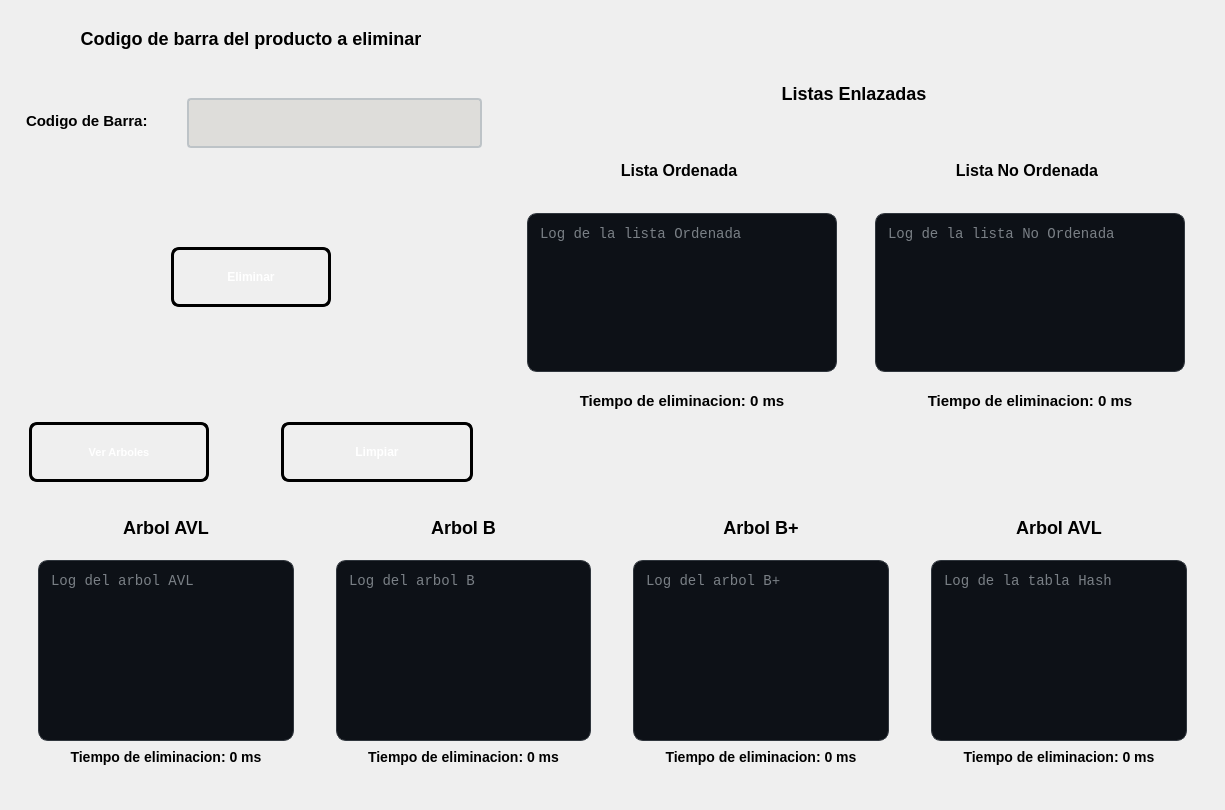
<?xml version="1.0" encoding="UTF-8"?>
<ui version="4.0">
 <class>PantallaEliminarProducto</class>
 <widget class="QWidget" name="PantallaEliminarProducto">
  <property name="geometry">
   <rect>
    <x>0</x>
    <y>0</y>
    <width>1225</width>
    <height>810</height>
   </rect>
  </property>
  <property name="windowTitle">
   <string>Form</string>
  </property>
  <layout class="QVBoxLayout" name="verticalLayout_2">
   <item>
    <layout class="QHBoxLayout" name="horizontalLayout">
     <property name="spacing">
      <number>3</number>
     </property>
     <item>
      <layout class="QVBoxLayout" name="verticalLayout">
       <item>
        <widget class="QLabel" name="labelEntrada">
         <property name="minimumSize">
          <size>
           <width>480</width>
           <height>60</height>
          </size>
         </property>
         <property name="maximumSize">
          <size>
           <width>450</width>
           <height>60</height>
          </size>
         </property>
         <property name="styleSheet">
          <string notr="true">QLabel#labelEntrada {        
 
    color: qlineargradient(x1:0, y1:0, x2:1, y2:1, 
	stop:0 rgb(0, 0, 0), 
	stop:1 rgb(77, 5, 57));

  	 font-size: 18px;
    font-weight: bold;
    font-family: &quot;Segoe UI&quot;, Arial;
    
    background: transparent;
    padding: 2px;
    margin-bottom: 5px;
}

</string>
         </property>
         <property name="text">
          <string>Codigo de barra del producto a eliminar</string>
         </property>
         <property name="alignment">
          <set>Qt::AlignmentFlag::AlignCenter</set>
         </property>
        </widget>
       </item>
       <item>
        <widget class="QWidget" name="widget_16" native="true">
         <property name="minimumSize">
          <size>
           <width>480</width>
           <height>300</height>
          </size>
         </property>
         <property name="maximumSize">
          <size>
           <width>450</width>
           <height>16777215</height>
          </size>
         </property>
         <layout class="QVBoxLayout" name="verticalLayout_8">
          <item>
           <layout class="QHBoxLayout" name="horizontalLayout_3">
            <item>
             <widget class="QLabel" name="labelBarra">
              <property name="minimumSize">
               <size>
                <width>161</width>
                <height>80</height>
               </size>
              </property>
              <property name="maximumSize">
               <size>
                <width>16777215</width>
                <height>80</height>
               </size>
              </property>
              <property name="styleSheet">
               <string notr="true">QLabel#labelBarra {        
 
    color: qlineargradient(x1:0, y1:0, x2:1, y2:1, 
	stop:0 rgb(0, 0, 0), 
	stop:1 rgb(8, 2, 48));

  	 font-size: 15px;
    font-weight: bold;
    font-family: &quot;Segoe UI&quot;, Arial;
    
    background: transparent;
    padding: 2px;
    margin-bottom: 5px;
}

</string>
              </property>
              <property name="text">
               <string>Codigo de Barra:</string>
              </property>
              <property name="alignment">
               <set>Qt::AlignmentFlag::AlignLeading|Qt::AlignmentFlag::AlignLeft|Qt::AlignmentFlag::AlignVCenter</set>
              </property>
             </widget>
            </item>
            <item>
             <widget class="QLineEdit" name="textBarra">
              <property name="minimumSize">
               <size>
                <width>150</width>
                <height>50</height>
               </size>
              </property>
              <property name="maximumSize">
               <size>
                <width>16777215</width>
                <height>50</height>
               </size>
              </property>
              <property name="styleSheet">
               <string notr="true">QLineEdit#textBarra {
    border: 2px solid #bdc3c7;
    border-radius: 4px;
    padding: 5px 10px;
    background-color: rgb(222, 221, 218);
	font-size: 15px;
    color: black;
    selection-background-color: #3498db;
}

QLineEdit#textBarra:focus {
    border: 2px solid #3498db;
    background-color: #ffffff;
}

QLineEdit#textBarra:disabled {
    background-color: rgba(0, 0, 0, 50);
    color: rgba(255, 255, 255, 60);      
    border: 1px dashed rgba(255, 255, 255, 30); 
}</string>
              </property>
             </widget>
            </item>
           </layout>
          </item>
          <item>
           <widget class="QWidget" name="widget_6" native="true">
            <layout class="QHBoxLayout" name="horizontalLayout_4">
             <item>
              <spacer name="horizontalSpacer">
               <property name="orientation">
                <enum>Qt::Orientation::Horizontal</enum>
               </property>
               <property name="sizeHint" stdset="0">
                <size>
                 <width>133</width>
                 <height>20</height>
                </size>
               </property>
              </spacer>
             </item>
             <item>
              <widget class="QPushButton" name="btnEliminar">
               <property name="minimumSize">
                <size>
                 <width>160</width>
                 <height>60</height>
                </size>
               </property>
               <property name="styleSheet">
                <string notr="true">QPushButton#btnEliminar {
    background-color: qlineargradient(spread:pad, x1:0, y1:0, x2:1, y2:1, 
                        stop:0 rgb(50, 143, 42), 
                        stop:1 rgb(255, 163, 72));
    
    border: 3px solid black;
    border-radius: 8px;
    
    color: white;
    font-family: &quot;Arial Black&quot;, Gadget, sans-serif;
    font-size: 12px;
    font-weight: bold;
    text-transform: uppercase;
    
    padding: 10px 25px;
}

QPushButton#btnEliminar:hover {
    background-color: qlineargradient(spread:pad, x1:0, y1:0, x2:1, y2:1, 
                        stop:0 rgba(41, 128, 185, 255), 
                        stop:1 rgba(142, 68, 173, 255));
    border-color: #f1c40f;
}


QPushButton#btnEliminar:pressed {
    background-color: #2c3e50;
    padding-top: 12px;
    padding-left: 27px;
}</string>
               </property>
               <property name="text">
                <string>Eliminar</string>
               </property>
              </widget>
             </item>
             <item>
              <spacer name="horizontalSpacer_2">
               <property name="orientation">
                <enum>Qt::Orientation::Horizontal</enum>
               </property>
               <property name="sizeHint" stdset="0">
                <size>
                 <width>133</width>
                 <height>20</height>
                </size>
               </property>
              </spacer>
             </item>
            </layout>
           </widget>
          </item>
          <item>
           <widget class="QWidget" name="widget_2" native="true">
            <property name="minimumSize">
             <size>
              <width>260</width>
              <height>90</height>
             </size>
            </property>
            <property name="maximumSize">
             <size>
              <width>16777215</width>
              <height>60</height>
             </size>
            </property>
            <layout class="QHBoxLayout" name="horizontalLayout_9">
             <item>
              <widget class="QPushButton" name="btnVerArboles">
               <property name="minimumSize">
                <size>
                 <width>180</width>
                 <height>60</height>
                </size>
               </property>
               <property name="maximumSize">
                <size>
                 <width>150</width>
                 <height>16777215</height>
                </size>
               </property>
               <property name="styleSheet">
                <string notr="true">QPushButton#btnVerArboles {
    background-color: qlineargradient(spread:pad, x1:0, y1:0, x2:1, y2:1, 
                        stop:0 rgb(8, 2, 48), 
                        stop:1 rgb(255, 163, 72));
    
    border: 3px solid black;
    border-radius: 8px;
    
    color: white;
    font-family: &quot;Arial Black&quot;, Gadget, sans-serif;
    font-size: 11px;
    font-weight: bold;
    text-transform: uppercase;
    
    padding: 10px 25px;
}

QPushButton#btnVerArboles:hover {
    background-color: qlineargradient(spread:pad, x1:0, y1:0, x2:1, y2:1, 
                        stop:0 rgba(41, 128, 185, 255), 
                        stop:1 rgba(142, 68, 173, 255));
    border-color: #f1c40f;
}


QPushButton#btnVerArboles:pressed {
    background-color: #2c3e50;
    padding-top: 12px;
    padding-left: 27px;
}</string>
               </property>
               <property name="text">
                <string>Ver Arboles</string>
               </property>
              </widget>
             </item>
             <item>
              <widget class="QWidget" name="widget_12" native="true">
               <property name="minimumSize">
                <size>
                 <width>60</width>
                 <height>50</height>
                </size>
               </property>
               <property name="maximumSize">
                <size>
                 <width>60</width>
                 <height>50</height>
                </size>
               </property>
              </widget>
             </item>
             <item>
              <widget class="QPushButton" name="btnLimpiar">
               <property name="minimumSize">
                <size>
                 <width>160</width>
                 <height>60</height>
                </size>
               </property>
               <property name="styleSheet">
                <string notr="true">QPushButton#btnLimpiar {
    background-color: qlineargradient(spread:pad, x1:0, y1:0, x2:1, y2:1, 
                        stop:0 rgb(198, 70, 0), 
                        stop:1 rgb(192, 97, 203));
    
    border: 3px solid black;
    border-radius: 8px;
    
    color: white;
    font-family: &quot;Arial Black&quot;, Gadget, sans-serif;
    font-size: 12px;
    font-weight: bold;
    text-transform: uppercase;
    
    padding: 10px 25px;
}

QPushButton#btnLimpiar:hover {
    background-color: qlineargradient(spread:pad, x1:0, y1:0, x2:1, y2:1, 
                        stop:0 rgba(41, 128, 185, 255), 
                        stop:1 rgba(142, 68, 173, 255));
    border-color: #f1c40f;
}


QPushButton#btnLimpiar:pressed {
    background-color: #2c3e50;
    padding-top: 12px;
    padding-left: 27px;
}</string>
               </property>
               <property name="text">
                <string>Limpiar</string>
               </property>
              </widget>
             </item>
            </layout>
           </widget>
          </item>
         </layout>
        </widget>
       </item>
      </layout>
     </item>
     <item>
      <widget class="QWidget" name="widget_3" native="true">
       <property name="minimumSize">
        <size>
         <width>715</width>
         <height>480</height>
        </size>
       </property>
       <property name="maximumSize">
        <size>
         <width>16777215</width>
         <height>500</height>
        </size>
       </property>
       <layout class="QVBoxLayout" name="verticalLayout_3">
        <property name="spacing">
         <number>4</number>
        </property>
        <property name="leftMargin">
         <number>4</number>
        </property>
        <property name="topMargin">
         <number>4</number>
        </property>
        <property name="rightMargin">
         <number>4</number>
        </property>
        <property name="bottomMargin">
         <number>4</number>
        </property>
        <item>
         <widget class="QWidget" name="widget_4" native="true">
          <property name="minimumSize">
           <size>
            <width>300</width>
            <height>0</height>
           </size>
          </property>
          <property name="maximumSize">
           <size>
            <width>16777215</width>
            <height>400</height>
           </size>
          </property>
          <layout class="QVBoxLayout" name="verticalLayout_12">
           <property name="spacing">
            <number>3</number>
           </property>
           <property name="leftMargin">
            <number>5</number>
           </property>
           <property name="topMargin">
            <number>5</number>
           </property>
           <property name="rightMargin">
            <number>5</number>
           </property>
           <property name="bottomMargin">
            <number>5</number>
           </property>
           <item>
            <widget class="QLabel" name="labelListas">
             <property name="minimumSize">
              <size>
               <width>150</width>
               <height>80</height>
              </size>
             </property>
             <property name="maximumSize">
              <size>
               <width>16777215</width>
               <height>80</height>
              </size>
             </property>
             <property name="styleSheet">
              <string notr="true">QLabel#labelListas {        
 
    color: qlineargradient(x1:0, y1:0, x2:1, y2:1, 
	stop:0 rgb(0, 0, 0), 
	stop:1 rgb(77, 5, 57));

  	 font-size: 18px;
    font-weight: bold;
    font-family: &quot;Segoe UI&quot;, Arial;
    
    background: transparent;
    padding: 2px;
    margin-bottom: 5px;
}

</string>
             </property>
             <property name="text">
              <string>Listas Enlazadas</string>
             </property>
             <property name="alignment">
              <set>Qt::AlignmentFlag::AlignCenter</set>
             </property>
            </widget>
           </item>
           <item>
            <layout class="QHBoxLayout" name="horizontalLayout_11">
             <property name="spacing">
              <number>2</number>
             </property>
             <item>
              <widget class="QWidget" name="widget_7" native="true">
               <property name="minimumSize">
                <size>
                 <width>340</width>
                 <height>290</height>
                </size>
               </property>
               <property name="maximumSize">
                <size>
                 <width>304</width>
                 <height>320</height>
                </size>
               </property>
               <layout class="QVBoxLayout" name="verticalLayout_11">
                <item>
                 <widget class="QLabel" name="labelListaOrdenada">
                  <property name="minimumSize">
                   <size>
                    <width>150</width>
                    <height>50</height>
                   </size>
                  </property>
                  <property name="styleSheet">
                   <string notr="true">QLabel#labelListaOrdenada {        
 
    color: qlineargradient(x1:0, y1:0, x2:1, y2:1, 
	stop:0 rgb(0, 0, 0), 
	stop:1 rgb(77, 5, 57));

  	 font-size: 16px;
    font-weight: bold;
    font-family: &quot;Segoe UI&quot;, Arial;
    
    background: transparent;
    padding: 2px;
    margin-bottom: 5px;
}

</string>
                  </property>
                  <property name="text">
                   <string>Lista Ordenada</string>
                  </property>
                  <property name="alignment">
                   <set>Qt::AlignmentFlag::AlignCenter</set>
                  </property>
                 </widget>
                </item>
                <item>
                 <widget class="QWidget" name="widget_5" native="true">
                  <property name="minimumSize">
                   <size>
                    <width>250</width>
                    <height>200</height>
                   </size>
                  </property>
                  <layout class="QVBoxLayout" name="verticalLayout_9">
                   <item>
                    <widget class="QTextEdit" name="textEditListOrdenada">
                     <property name="minimumSize">
                      <size>
                       <width>310</width>
                       <height>100</height>
                      </size>
                     </property>
                     <property name="styleSheet">
                      <string notr="true">QTextEdit#textEditListOrdenada{
    background-color: #0D1117;   
    color: #E6EDF3;               
    border: 1px solid #30363D;     
    border-radius: 10px;          
    padding: 8px;
    font-family: Consolas, monospace;
  font-size: 14px;
}</string>
                     </property>
                     <property name="placeholderText">
                      <string>Log de la lista Ordenada</string>
                     </property>
                    </widget>
                   </item>
                   <item>
                    <widget class="QLabel" name="labelTiempoListOrdenada">
                     <property name="minimumSize">
                      <size>
                       <width>310</width>
                       <height>50</height>
                      </size>
                     </property>
                     <property name="styleSheet">
                      <string notr="true">QLabel#labelTiempoListOrdenada {        
 
    color: qlineargradient(x1:0, y1:0, x2:1, y2:1, 
	stop:0 rgb(0, 0, 0), 
	stop:1 rgb(8, 2, 48));

  	 font-size: 15px;
    font-weight: bold;
    font-family: &quot;Segoe UI&quot;, Arial;
    
    background: transparent;
    padding: 2px;
    margin-bottom: 5px;
}

</string>
                     </property>
                     <property name="text">
                      <string>Tiempo de eliminacion: 0 ms</string>
                     </property>
                     <property name="alignment">
                      <set>Qt::AlignmentFlag::AlignCenter</set>
                     </property>
                    </widget>
                   </item>
                  </layout>
                 </widget>
                </item>
               </layout>
              </widget>
             </item>
             <item>
              <widget class="QWidget" name="widget_8" native="true">
               <property name="minimumSize">
                <size>
                 <width>340</width>
                 <height>290</height>
                </size>
               </property>
               <property name="maximumSize">
                <size>
                 <width>340</width>
                 <height>320</height>
                </size>
               </property>
               <layout class="QVBoxLayout" name="verticalLayout_4">
                <item>
                 <widget class="QLabel" name="labelListaNoOrdenada">
                  <property name="minimumSize">
                   <size>
                    <width>150</width>
                    <height>50</height>
                   </size>
                  </property>
                  <property name="styleSheet">
                   <string notr="true">QLabel#labelListaNoOrdenada {        
 
    color: qlineargradient(x1:0, y1:0, x2:1, y2:1, 
	stop:0 rgb(0, 0, 0), 
	stop:1 rgb(77, 5, 57));

  	 font-size: 16px;
    font-weight: bold;
    font-family: &quot;Segoe UI&quot;, Arial;
    
    background: transparent;
    padding: 2px;
    margin-bottom: 5px;
}

</string>
                  </property>
                  <property name="text">
                   <string>Lista No Ordenada</string>
                  </property>
                  <property name="alignment">
                   <set>Qt::AlignmentFlag::AlignCenter</set>
                  </property>
                 </widget>
                </item>
                <item>
                 <widget class="QWidget" name="widget_14" native="true">
                  <property name="minimumSize">
                   <size>
                    <width>250</width>
                    <height>200</height>
                   </size>
                  </property>
                  <layout class="QVBoxLayout" name="verticalLayout_10">
                   <item>
                    <widget class="QTextEdit" name="textEditListNoOrdenada">
                     <property name="minimumSize">
                      <size>
                       <width>310</width>
                       <height>100</height>
                      </size>
                     </property>
                     <property name="styleSheet">
                      <string notr="true">QTextEdit#textEditListNoOrdenada{
    background-color: #0D1117;   
    color: #E6EDF3;               
    border: 1px solid #30363D;     
    border-radius: 10px;          
    padding: 8px;
    font-family: Consolas, monospace;
  font-size: 14px;
}</string>
                     </property>
                     <property name="placeholderText">
                      <string>Log de la lista No Ordenada</string>
                     </property>
                    </widget>
                   </item>
                   <item>
                    <widget class="QLabel" name="labelTiempoListNoOrdenada">
                     <property name="minimumSize">
                      <size>
                       <width>310</width>
                       <height>50</height>
                      </size>
                     </property>
                     <property name="styleSheet">
                      <string notr="true">QLabel#labelTiempoListNoOrdenada {        
 
    color: qlineargradient(x1:0, y1:0, x2:1, y2:1, 
	stop:0 rgb(0, 0, 0), 
	stop:1 rgb(8, 2, 48));

  	 font-size: 15px;
    font-weight: bold;
    font-family: &quot;Segoe UI&quot;, Arial;
    
    background: transparent;
    padding: 2px;
    margin-bottom: 5px;
}

</string>
                     </property>
                     <property name="text">
                      <string>Tiempo de eliminacion: 0 ms</string>
                     </property>
                     <property name="alignment">
                      <set>Qt::AlignmentFlag::AlignCenter</set>
                     </property>
                    </widget>
                   </item>
                  </layout>
                 </widget>
                </item>
               </layout>
              </widget>
             </item>
            </layout>
           </item>
          </layout>
         </widget>
        </item>
       </layout>
      </widget>
     </item>
    </layout>
   </item>
   <item>
    <widget class="QWidget" name="widget" native="true">
     <property name="styleSheet">
      <string notr="true"/>
     </property>
     <layout class="QHBoxLayout" name="horizontalLayout_2">
      <item>
       <widget class="QWidget" name="widget_content_2" native="true">
        <layout class="QVBoxLayout" name="verticalLayout_6">
         <item>
          <widget class="QLabel" name="labelArbolAvl">
           <property name="styleSheet">
            <string notr="true">QLabel#labelArbolAvl {        
 
    color: qlineargradient(x1:0, y1:0, x2:1, y2:1, 
	stop:0 rgb(0, 0, 0), 
	stop:1 rgb(77, 5, 57));

  	 font-size: 18px;
    font-weight: bold;
    font-family: &quot;Segoe UI&quot;, Arial;
    
    background: transparent;
    padding: 2px;
    margin-bottom: 5px;
}

</string>
           </property>
           <property name="text">
            <string>Arbol AVL</string>
           </property>
           <property name="alignment">
            <set>Qt::AlignmentFlag::AlignCenter</set>
           </property>
          </widget>
         </item>
         <item>
          <widget class="QWidget" name="widget_9" native="true">
           <property name="minimumSize">
            <size>
             <width>0</width>
             <height>200</height>
            </size>
           </property>
           <property name="maximumSize">
            <size>
             <width>16777215</width>
             <height>250</height>
            </size>
           </property>
           <layout class="QVBoxLayout" name="verticalLayout_13">
            <item>
             <widget class="QTextEdit" name="textArbolAvl">
              <property name="styleSheet">
               <string notr="true">QTextEdit#textArbolAvl{
    background-color: #0D1117;   
    color: #E6EDF3;               
    border: 1px solid #30363D;     
    border-radius: 10px;          
    padding: 8px;
    font-family: Consolas, monospace;
    font-size: 14px;
}</string>
              </property>
              <property name="placeholderText">
               <string>Log del arbol AVL</string>
              </property>
             </widget>
            </item>
            <item>
             <widget class="QLabel" name="labelTiempoAvl">
              <property name="styleSheet">
               <string notr="true">QLabel#labelTiempoAvl {        
 
    color: qlineargradient(x1:0, y1:0, x2:1, y2:1, 
	stop:0 rgb(0, 0, 0), 
	stop:1 rgb(8, 2, 48));

   	 font-size: 14px;
    font-weight: bold;
    font-family: &quot;Segoe UI&quot;, Arial;
    
    background: transparent;
    padding: 2px;
    margin-bottom: 5px;
}

</string>
              </property>
              <property name="text">
               <string>Tiempo de eliminacion: 0 ms</string>
              </property>
              <property name="alignment">
               <set>Qt::AlignmentFlag::AlignCenter</set>
              </property>
             </widget>
            </item>
           </layout>
          </widget>
         </item>
        </layout>
       </widget>
      </item>
      <item>
       <widget class="QWidget" name="widget_content_3" native="true">
        <layout class="QVBoxLayout" name="verticalLayout_5">
         <item>
          <widget class="QLabel" name="labelArbolB">
           <property name="styleSheet">
            <string notr="true">QLabel#labelArbolB {        
 
    color: qlineargradient(x1:0, y1:0, x2:1, y2:1, 
	stop:0 rgb(0, 0, 0), 
	stop:1 rgb(77, 5, 57));

  	 font-size: 18px;
    font-weight: bold;
    font-family: &quot;Segoe UI&quot;, Arial;
    
    background: transparent;
    padding: 2px;
    margin-bottom: 5px;
}

</string>
           </property>
           <property name="text">
            <string>Arbol B</string>
           </property>
           <property name="alignment">
            <set>Qt::AlignmentFlag::AlignCenter</set>
           </property>
          </widget>
         </item>
         <item>
          <widget class="QWidget" name="widget_10" native="true">
           <property name="minimumSize">
            <size>
             <width>0</width>
             <height>200</height>
            </size>
           </property>
           <property name="maximumSize">
            <size>
             <width>16777215</width>
             <height>250</height>
            </size>
           </property>
           <layout class="QVBoxLayout" name="verticalLayout_14">
            <item>
             <widget class="QTextEdit" name="textArbolB">
              <property name="styleSheet">
               <string notr="true">QTextEdit#textArbolB{
    background-color: #0D1117;   
    color: #E6EDF3;               
    border: 1px solid #30363D;     
    border-radius: 10px;          
    padding: 8px;
    font-family: Consolas, monospace;
     font-size: 14px;
}</string>
              </property>
              <property name="placeholderText">
               <string>Log del arbol B</string>
              </property>
             </widget>
            </item>
            <item>
             <widget class="QLabel" name="labelTiempoB">
              <property name="styleSheet">
               <string notr="true">QLabel#labelTiempoB {        
 
    color: qlineargradient(x1:0, y1:0, x2:1, y2:1, 
	stop:0 rgb(0, 0, 0), 
	stop:1 rgb(8, 2, 48));

  	   	 font-size: 14px;
    font-weight: bold;
    font-family: &quot;Segoe UI&quot;, Arial;
    
    background: transparent;
    padding: 2px;
    margin-bottom: 5px;
}

</string>
              </property>
              <property name="text">
               <string>Tiempo de eliminacion: 0 ms</string>
              </property>
              <property name="alignment">
               <set>Qt::AlignmentFlag::AlignCenter</set>
              </property>
             </widget>
            </item>
           </layout>
          </widget>
         </item>
        </layout>
       </widget>
      </item>
      <item>
       <widget class="QWidget" name="widget_content_4" native="true">
        <layout class="QVBoxLayout" name="verticalLayout_7">
         <item>
          <widget class="QLabel" name="labelArbolBMas">
           <property name="styleSheet">
            <string notr="true">QLabel#labelArbolBMas {        
 
    color: qlineargradient(x1:0, y1:0, x2:1, y2:1, 
	stop:0 rgb(0, 0, 0), 
	stop:1 rgb(77, 5, 57));

  	 font-size: 18px;
    font-weight: bold;
    font-family: &quot;Segoe UI&quot;, Arial;
    
    background: transparent;
    padding: 2px;
    margin-bottom: 5px;
}

</string>
           </property>
           <property name="text">
            <string>Arbol B+</string>
           </property>
           <property name="alignment">
            <set>Qt::AlignmentFlag::AlignCenter</set>
           </property>
          </widget>
         </item>
         <item>
          <widget class="QWidget" name="widget_11" native="true">
           <property name="minimumSize">
            <size>
             <width>0</width>
             <height>200</height>
            </size>
           </property>
           <property name="maximumSize">
            <size>
             <width>16777215</width>
             <height>250</height>
            </size>
           </property>
           <layout class="QVBoxLayout" name="verticalLayout_15">
            <item>
             <widget class="QTextEdit" name="textArbolBMas">
              <property name="styleSheet">
               <string notr="true">QTextEdit#textArbolBMas{
    background-color: #0D1117;   
    color: #E6EDF3;               
    border: 1px solid #30363D;     
    border-radius: 10px;          
    padding: 8px;
    font-family: Consolas, monospace;
     font-size: 14px;
}</string>
              </property>
              <property name="placeholderText">
               <string>Log del arbol B+</string>
              </property>
             </widget>
            </item>
            <item>
             <widget class="QLabel" name="labelTiempoBMas">
              <property name="styleSheet">
               <string notr="true">QLabel#labelTiempoBMas {        
 
    color: qlineargradient(x1:0, y1:0, x2:1, y2:1, 
	stop:0 rgb(0, 0, 0), 
	stop:1 rgb(8, 2, 48));

  	  	 font-size: 14px;
    font-weight: bold;
    font-family: &quot;Segoe UI&quot;, Arial;
    
    background: transparent;
    padding: 2px;
    margin-bottom: 5px;
}

</string>
              </property>
              <property name="text">
               <string>Tiempo de eliminacion: 0 ms</string>
              </property>
              <property name="alignment">
               <set>Qt::AlignmentFlag::AlignCenter</set>
              </property>
             </widget>
            </item>
           </layout>
          </widget>
         </item>
        </layout>
       </widget>
      </item>
      <item>
       <widget class="QWidget" name="widget_content_5" native="true">
        <layout class="QVBoxLayout" name="verticalLayout_18">
         <item>
          <widget class="QLabel" name="labelHash">
           <property name="styleSheet">
            <string notr="true">QLabel#labelHash {        
 
    color: qlineargradient(x1:0, y1:0, x2:1, y2:1, 
	stop:0 rgb(0, 0, 0), 
	stop:1 rgb(77, 5, 57));

  	 font-size: 18px;
    font-weight: bold;
    font-family: &quot;Segoe UI&quot;, Arial;
    
    background: transparent;
    padding: 2px;
    margin-bottom: 5px;
}

</string>
           </property>
           <property name="text">
            <string>Arbol AVL</string>
           </property>
           <property name="alignment">
            <set>Qt::AlignmentFlag::AlignCenter</set>
           </property>
          </widget>
         </item>
         <item>
          <widget class="QWidget" name="widget_15" native="true">
           <property name="minimumSize">
            <size>
             <width>0</width>
             <height>200</height>
            </size>
           </property>
           <property name="maximumSize">
            <size>
             <width>16777215</width>
             <height>250</height>
            </size>
           </property>
           <layout class="QVBoxLayout" name="verticalLayout_19">
            <item>
             <widget class="QTextEdit" name="textHash">
              <property name="styleSheet">
               <string notr="true">QTextEdit#textHash{
    background-color: #0D1117;   
    color: #E6EDF3;               
    border: 1px solid #30363D;     
    border-radius: 10px;          
    padding: 8px;
    font-family: Consolas, monospace;
     font-size: 14px;

}</string>
              </property>
              <property name="placeholderText">
               <string>Log de la tabla Hash</string>
              </property>
             </widget>
            </item>
            <item>
             <widget class="QLabel" name="labelTiempoHash">
              <property name="styleSheet">
               <string notr="true">QLabel#labelTiempoHash {        
 
    color: qlineargradient(x1:0, y1:0, x2:1, y2:1, 
	stop:0 rgb(0, 0, 0), 
	stop:1 rgb(8, 2, 48));

  	 font-size: 14px;
    font-weight: bold;
    font-family: &quot;Segoe UI&quot;, Arial;
    
    background: transparent;
    padding: 2px;
    margin-bottom: 5px;
}

</string>
              </property>
              <property name="text">
               <string>Tiempo de eliminacion: 0 ms</string>
              </property>
              <property name="alignment">
               <set>Qt::AlignmentFlag::AlignCenter</set>
              </property>
             </widget>
            </item>
           </layout>
          </widget>
         </item>
        </layout>
       </widget>
      </item>
     </layout>
    </widget>
   </item>
  </layout>
 </widget>
 <resources/>
 <connections/>
</ui>
